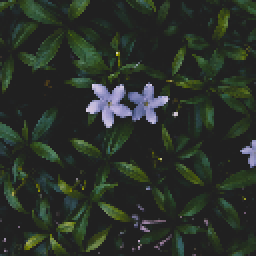
#> input picture fgsi_v2/sr_sanity/lr_input.png, 128 x 128 px (shown 2 times larger)
$ python preprocess_imagenet_ref.py --raw_dir sr_sanity --out256 out.png --out512 out.png
#> lines starting #> are read from the running program, lines starting #| are printed output that depends on the picture
#!/usr/bin/env python
"""
preprocess_imagenet_ref.py — build 256/512 FID reference folders from the
downloaded ImageNet-1k validation split, using the official DiT/ADM
center-crop-then-resize preprocessing so FID matches published numbers.

Handles both layouts the HF download may produce:
  (a) parquet shards under raw_dir/data/  (image bytes in an 'image' column)
  (b) a folder of image files (any nesting)

Center-crop: crop the largest centered square (short side), then bicubic
resize to the target. Saved as PNG (lossless -> no JPEG artifacts in the FID
reference).

Usage:
    python preprocess_imagenet_ref.py --raw_dir .../imagenet_val_raw \
        --out256 .../imagenet256_val --out512 .../imagenet512_val --num 50000
"""
import argparse
import glob
import io
import os

from PIL import Image


def center_crop_resize(img, size):
    img = img.convert("RGB")
    w, h = img.size
    s = min(w, h)
    left, top = (w - s) // 2, (h - s) // 2
    img = img.crop((left, top, left + s, top + s))
    return img.resize((size, size), Image.BICUBIC)


def iter_parquet(raw_dir):
    import pyarrow.parquet as pq
    # validation shards only (repo also contains test/train parquets)
    files = sorted(glob.glob(os.path.join(raw_dir, "**", "validation-*.parquet"),
                             recursive=True))
    if not files:  # fallback: any parquet
        files = sorted(glob.glob(os.path.join(raw_dir, "**", "*.parquet"),
                                 recursive=True))
    for pf in files:
        t = pq.read_table(pf)
        cols = t.column_names
        icol = "image" if "image" in cols else cols[0]
        lcol = "label" if "label" in cols else None
        imgs = t.column(icol)
        labs = t.column(lcol) if lcol else [None] * len(imgs)
        for rec, lab in zip(imgs, labs):
            d = rec.as_py()
            y = lab.as_py() if lab is not None else None
            if isinstance(d, dict) and "bytes" in d:
                yield Image.open(io.BytesIO(d["bytes"])), y
            elif isinstance(d, (bytes, bytearray)):
                yield Image.open(io.BytesIO(d)), y


def iter_images(raw_dir):
    exts = ("*.JPEG", "*.jpeg", "*.jpg", "*.png")
    files = []
    for e in exts:
        files += glob.glob(os.path.join(raw_dir, "**", e), recursive=True)
    for fp in sorted(files):
        try:
            yield Image.open(fp), None
        except Exception:
            continue


def main(args):
    os.makedirs(args.out256, exist_ok=True)
    os.makedirs(args.out512, exist_ok=True)
    has_parquet = bool(glob.glob(os.path.join(args.raw_dir, "**", "*.parquet"),
                                 recursive=True))
    src = iter_parquet(args.raw_dir) if has_parquet else iter_images(args.raw_dir)
    print(f"[prep] source: {'parquet' if has_parquet else 'image files'}")

    n = 0
    labels = []
    for img, y in src:
        if n >= args.num:
            break
        try:
            center_crop_resize(img, 256).save(
                os.path.join(args.out256, f"{n:06d}.png"))
            center_crop_resize(img, 512).save(
                os.path.join(args.out512, f"{n:06d}.png"))
        except Exception as e:
            print(f"[prep] skip {n}: {e}")
            continue
        labels.append(y if y is not None else -1)
        n += 1
        if n % 2000 == 0:
            print(f"[prep] {n}/{args.num}")
#> this loop made 1 pass
#> pass 1, in main, `center_crop_resize(img, 256).save( os.path.join(args.out256, f"{n:06d}..`:
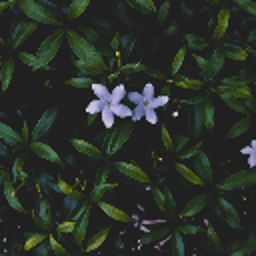
#> saved as 000000.png: PIL image 256x256 RGB; mean R, G, B 41.9, 49.1, 41.1
#> after the loop, labels = [-1]; n = 1
    if any(l >= 0 for l in labels):
        with open(os.path.join(os.path.dirname(args.out256),
                               "imagenet_val_labels.txt"), "w") as f:
            f.write("\n".join(str(l) for l in labels))
        print(f"[prep] wrote labels for {len(labels)} images")
    print(f"[prep] wrote {n} images to {args.out256} and {args.out512}")
#| [prep] wrote 1 images to out.png and out.png


if __name__ == "__main__":
    ap = argparse.ArgumentParser()
    ap.add_argument("--raw_dir", type=str, required=True)
    ap.add_argument("--out256", type=str, required=True)
    ap.add_argument("--out512", type=str, required=True)
    ap.add_argument("--num", type=int, default=50000)
    main(ap.parse_args())
